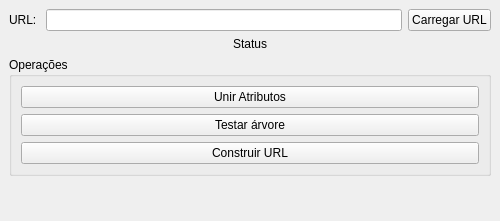
<?xml version="1.0" encoding="UTF-8"?>
<ui version="4.0">
 <class>DockWidget</class>
 <widget class="QDockWidget" name="DockWidget">
  <property name="geometry">
   <rect>
    <x>0</x>
    <y>0</y>
    <width>500</width>
    <height>221</height>
   </rect>
  </property>
  <property name="sizePolicy">
   <sizepolicy hsizetype="Preferred" vsizetype="Preferred">
    <horstretch>0</horstretch>
    <verstretch>0</verstretch>
   </sizepolicy>
  </property>
  <property name="minimumSize">
   <size>
    <width>400</width>
    <height>221</height>
   </size>
  </property>
  <property name="windowTitle">
   <string>Visualizer</string>
  </property>
  <widget class="QWidget" name="dockWidgetContents">
   <property name="sizePolicy">
    <sizepolicy hsizetype="MinimumExpanding" vsizetype="Preferred">
     <horstretch>0</horstretch>
     <verstretch>0</verstretch>
    </sizepolicy>
   </property>
   <layout class="QVBoxLayout" name="verticalLayout">
    <property name="sizeConstraint">
     <enum>QLayout::SetMinimumSize</enum>
    </property>
    <item>
     <layout class="QHBoxLayout" name="horizontalLayout">
      <property name="sizeConstraint">
       <enum>QLayout::SetDefaultConstraint</enum>
      </property>
      <property name="leftMargin">
       <number>0</number>
      </property>
      <property name="rightMargin">
       <number>0</number>
      </property>
      <item>
       <widget class="QLabel" name="label_url">
        <property name="sizePolicy">
         <sizepolicy hsizetype="Minimum" vsizetype="Preferred">
          <horstretch>0</horstretch>
          <verstretch>0</verstretch>
         </sizepolicy>
        </property>
        <property name="text">
         <string>URL: </string>
        </property>
        <property name="alignment">
         <set>Qt::AlignLeading|Qt::AlignLeft|Qt::AlignVCenter</set>
        </property>
        <property name="margin">
         <number>5</number>
        </property>
       </widget>
      </item>
      <item>
       <widget class="QLineEdit" name="tx_url">
        <property name="sizePolicy">
         <sizepolicy hsizetype="MinimumExpanding" vsizetype="Fixed">
          <horstretch>0</horstretch>
          <verstretch>0</verstretch>
         </sizepolicy>
        </property>
        <property name="alignment">
         <set>Qt::AlignLeading|Qt::AlignLeft|Qt::AlignVCenter</set>
        </property>
       </widget>
      </item>
      <item>
       <widget class="QPushButton" name="bt_load_url">
        <property name="text">
         <string>Carregar URL</string>
        </property>
       </widget>
      </item>
     </layout>
    </item>
    <item>
     <widget class="QLabel" name="lb_status">
      <property name="font">
       <font>
        <pointsize>9</pointsize>
       </font>
      </property>
      <property name="text">
       <string>Status</string>
      </property>
      <property name="alignment">
       <set>Qt::AlignCenter</set>
      </property>
     </widget>
    </item>
    <item>
     <widget class="QGroupBox" name="groupBox">
      <property name="title">
       <string>Operações</string>
      </property>
      <layout class="QGridLayout" name="gridLayout">
       <item row="0" column="0">
        <widget class="QPushButton" name="bt_join_attributes">
         <property name="text">
          <string>Unir Atributos</string>
         </property>
        </widget>
       </item>
       <item row="1" column="0">
        <widget class="QPushButton" name="bt_tree_test">
         <property name="text">
          <string>Testar árvore</string>
         </property>
        </widget>
       </item>
       <item row="2" column="0">
        <widget class="QPushButton" name="bt_construct">
         <property name="text">
          <string>Construir URL</string>
         </property>
        </widget>
       </item>
      </layout>
     </widget>
    </item>
    <item>
     <spacer name="verticalSpacer">
      <property name="orientation">
       <enum>Qt::Vertical</enum>
      </property>
      <property name="sizeType">
       <enum>QSizePolicy::MinimumExpanding</enum>
      </property>
      <property name="sizeHint" stdset="0">
       <size>
        <width>20</width>
        <height>10</height>
       </size>
      </property>
     </spacer>
    </item>
   </layout>
  </widget>
 </widget>
 <resources/>
 <connections/>
</ui>
